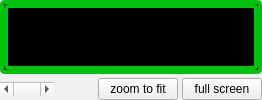
     <widget class="QWidget" name="view2Widget" native="true">
      <property name="sizePolicy">
       <sizepolicy hsizetype="Expanding" vsizetype="Expanding">
        <horstretch>0</horstretch>
        <verstretch>0</verstretch>
       </sizepolicy>
      </property>
      <layout class="QVBoxLayout" name="verticalLayout_13">
       <property name="spacing">
        <number>1</number>
       </property>
       <property name="leftMargin">
        <number>0</number>
       </property>
       <property name="topMargin">
        <number>0</number>
       </property>
       <property name="rightMargin">
        <number>0</number>
       </property>
       <property name="bottomMargin">
        <number>0</number>
       </property>
       <item>
        <widget class="QFrame" name="frame2">
         <property name="sizePolicy">
          <sizepolicy hsizetype="Expanding" vsizetype="Expanding">
           <horstretch>0</horstretch>
           <verstretch>0</verstretch>
          </sizepolicy>
         </property>
         <property name="styleSheet">
          <string notr="true">border-width: 4px;
border-radius: 5px;
border-color: rgb(0, 194, 12);
border-style: solid; 
background-color: rgb(0, 0, 0);</string>
         </property>
         <property name="frameShape">
          <enum>QFrame::StyledPanel</enum>
         </property>
         <property name="frameShadow">
          <enum>QFrame::Raised</enum>
         </property>
         <layout class="QVBoxLayout" name="verticalLayout_17">
          <property name="spacing">
           <number>0</number>
          </property>
          <property name="leftMargin">
           <number>0</number>
          </property>
          <property name="topMargin">
           <number>0</number>
          </property>
          <property name="rightMargin">
           <number>0</number>
          </property>
          <property name="bottomMargin">
           <number>0</number>
          </property>
          <item>
           <widget class="QVTKWidget" name="view2" native="true"/>
          </item>
         </layout>
        </widget>
       </item>
       <item>
        <widget class="QWidget" name="view2subWidget" native="true">
         <layout class="QHBoxLayout" name="horizontalLayout_19">
          <property name="spacing">
           <number>4</number>
          </property>
          <property name="leftMargin">
           <number>0</number>
          </property>
          <property name="topMargin">
           <number>3</number>
          </property>
          <property name="rightMargin">
           <number>0</number>
          </property>
          <property name="bottomMargin">
           <number>0</number>
          </property>
          <item>
           <widget class="QScrollBar" name="ScrollBar2">
            <property name="sizePolicy">
             <sizepolicy hsizetype="Preferred" vsizetype="Fixed">
              <horstretch>0</horstretch>
              <verstretch>0</verstretch>
             </sizepolicy>
            </property>
            <property name="orientation">
             <enum>Qt::Horizontal</enum>
            </property>
           </widget>
          </item>
          <item>
           <spacer name="horizontalSpacer2">
            <property name="orientation">
             <enum>Qt::Horizontal</enum>
            </property>
            <property name="sizeType">
             <enum>QSizePolicy::Maximum</enum>
            </property>
            <property name="sizeHint" stdset="0">
             <size>
              <width>40</width>
              <height>20</height>
             </size>
            </property>
           </spacer>
          </item>
          <item>
           <widget class="QPushButton" name="zoomBtn2">
            <property name="sizePolicy">
             <sizepolicy hsizetype="Fixed" vsizetype="Fixed">
              <horstretch>0</horstretch>
              <verstretch>0</verstretch>
             </sizepolicy>
            </property>
            <property name="text">
             <string> zoom to fit </string>
            </property>
           </widget>
          </item>
          <item>
           <widget class="QPushButton" name="fullScreenBtn2">
            <property name="sizePolicy">
             <sizepolicy hsizetype="Fixed" vsizetype="Fixed">
              <horstretch>0</horstretch>
              <verstretch>0</verstretch>
             </sizepolicy>
            </property>
            <property name="text">
             <string> full screen </string>
            </property>
            <property name="checkable">
             <bool>true</bool>
            </property>
           </widget>
          </item>
         </layout>
        </widget>
       </item>
      </layout>
     </widget>
